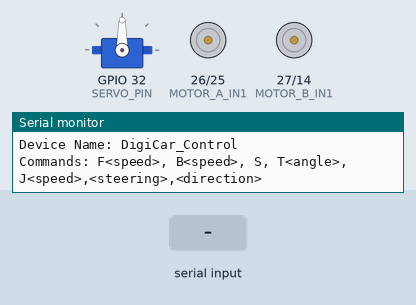
A sketch run on a simulated ESP32. On the bench: servo, motor-driver pin pairs drawn as motors (green arrow = first pin HIGH = forward, orange = second pin HIGH = backward, longer = more drive, scaled by the enable pin), the last lines printed to the serial monitor. Wiring (inferred from the names in the program): servo: signal GPIO 32. The test bench sets the inputs (shaded band). Nothing arrives over Bluetooth unless stated; servo pulses on a pin are drawn as a servo (544–2400 µs = 0–180°).

Above: at 1.2 s.
1.3 s: "F90\n" received over the second serial link
At 2.3 s:
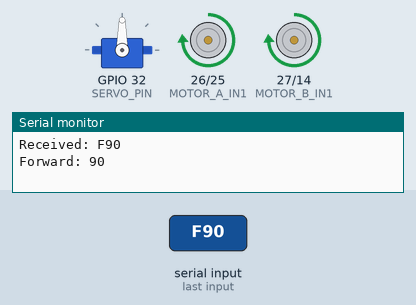
2.8 s: "B90\n" received over the second serial link
At 3.5 s:
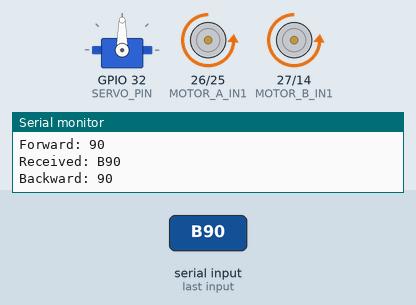
4.3 s: "s\n" received over the second serial link
At 4.7 s:
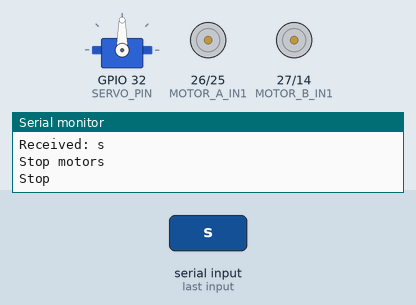
Timing chart, 0 to 7.3 s (numbered marks = the images above; inputs shaded):
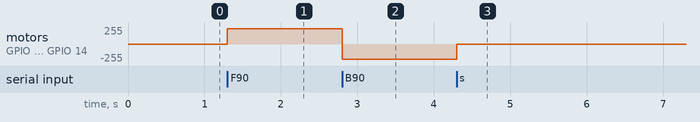

The sketch:

DigiCar_BT.ino
```cpp
#include "BluetoothSerial.h"

#if !defined(CONFIG_BT_ENABLED) || !defined(CONFIG_BLUEDROID_ENABLED)
#error Bluetooth is not enabled! Please run `make menuconfig` to and enable it
#endif

// デバッグ出力の制御
#define DEBUG_SERIAL 1  // 0: 無効化、1: 有効化

// モーター制御ピン（TB6612FNG）
#define MOTOR_A_IN1  26  // GPIO26
#define MOTOR_A_IN2  25  // GPIO25
#define MOTOR_A_PWM  33  // GPIO33
#define MOTOR_B_IN1  27  // GPIO27
#define MOTOR_B_IN2  14  // GPIO14
#define MOTOR_B_PWM  12  // GPIO12

// サーボモーター制御ピン（ステアリング）
#define SERVO_PIN    32  // GPIO32

// Bluetooth設定
BluetoothSerial SerialBT;
const char* deviceName = "DigiCar_Control";

void setup() {
  Serial.begin(115200);
  #if DEBUG_SERIAL
  Serial.println("=== DigiCar Steering Control (Simple) ===");
  #endif

  // CPU周波数を下げて発熱を軽減
  setCpuFrequencyMhz(80);
  #if DEBUG_SERIAL
  Serial.print("CPU Frequency: ");
  Serial.print(getCpuFrequencyMhz());
  Serial.println(" MHz");
  #endif

  // モーター制御ピンの設定
  pinMode(MOTOR_A_IN1, OUTPUT);
  pinMode(MOTOR_A_IN2, OUTPUT);
  pinMode(MOTOR_A_PWM, OUTPUT);
  pinMode(MOTOR_B_IN1, OUTPUT);
  pinMode(MOTOR_B_IN2, OUTPUT);
  pinMode(MOTOR_B_PWM, OUTPUT);

  // サーボピンの設定
  pinMode(SERVO_PIN, OUTPUT);

  // 初期状態：停止
  stopMotors();
  setServoAngle(90); // サーボを中央位置に
  #if DEBUG_SERIAL
  Serial.println("Motors and Steering initialized");
  #endif

  // Bluetooth起動
  SerialBT.begin(deviceName);
  #if DEBUG_SERIAL
  Serial.println("Bluetooth started");
  Serial.print("Device Name: ");
  Serial.println(deviceName);
  Serial.println("Commands: F<speed>, B<speed>, S, T<angle>, J<speed>,<steering>,<direction>");
  #endif
}

void loop() {
  // Bluetooth通信を処理
  if (SerialBT.available()) {
    String command = SerialBT.readStringUntil('\n');
    command.trim(); // 前後の空白文字（スペース、タブ、改行など）を削除

    #if DEBUG_SERIAL
    Serial.print("Received: ");
    Serial.println(command);
    #endif

    parseCommand(command); // コマンドを解析して実行
  }

  // サーボ制御を非同期で実行
  updateServoAsync();

  yield();
}

// サーボ角度設定関数（ステアリング）- 非ブロッキング方式
static int currentServoAngle = 90;

void setServoAngle(int angle) {
  // 角度を60～120度の範囲に制限
  if (angle < 60) angle = 60;
  if (angle > 120) angle = 120;
  currentServoAngle = angle;
}

// サーボ制御を非同期で実行（非ブロッキング方式）
// 20msごとにパルスを送信して、Bluetooth通信をブロックしない
void updateServoAsync() {
  static unsigned long lastPulse = 0;
  unsigned long now = millis();

  // 20msごとにパルスを送信（50Hz）
  if (now - lastPulse >= 20) {
    lastPulse = now;
    // 角度をパルス幅に変換（0度=500us, 180度=2500us）
    int pulseWidth = map(currentServoAngle, 0, 180, 500, 2500);
    digitalWrite(SERVO_PIN, HIGH);
    delayMicroseconds(pulseWidth);
    digitalWrite(SERVO_PIN, LOW);
  }
}

// Bluetoothコマンド解析関数
// コマンド形式: F<speed>, B<speed>, S, T<angle>, J<speed>,<steering>,<direction>
void parseCommand(String command) {
  if (command.length() == 0) return;

  char cmd = command.charAt(0);

  if (cmd == 'F' || cmd == 'f') {
    // 前進: F<speed> (例: F50 = 50%速度で前進)
    int speed = command.substring(1).toInt();
    if (speed > 0 && speed <= 100) {
      moveForwardWithSpeed(speed);
      #if DEBUG_SERIAL
      Serial.print("Forward: ");
      Serial.println(speed);
      #endif
    }
  } else if (cmd == 'B' || cmd == 'b') {
    // 後退: B<speed> (例: B50 = 50%速度で後退)
    int speed = command.substring(1).toInt();
    if (speed > 0 && speed <= 100) {
      moveBackwardWithSpeed(speed);
      #if DEBUG_SERIAL
      Serial.print("Backward: ");
      Serial.println(speed);
      #endif
    }
  } else if (cmd == 'S' || cmd == 's') {
    // 停止: S
    stopMotors();
    #if DEBUG_SERIAL
    Serial.println("Stop");
    #endif
  } else if (cmd == 'T' || cmd == 't') {
    // ステアリング: T<angle> (例: T90 = 中央, T60 = 左端, T120 = 右端)
    int angle = command.substring(1).toInt();
    if (angle >= 60 && angle <= 120) {
      setServoAngle(angle);
      #if DEBUG_SERIAL
      Serial.print("Steering: ");
      Serial.println(angle);
      #endif
    }
  } else if (cmd == 'J' || cmd == 'j') {
    // ジョイスティック: J<speed>,<steering>,<direction>
    // 例: J50,90,前進 = 速度50%, ステアリング90度, 前進方向
    int firstComma = command.indexOf(',');
    int secondComma = command.indexOf(',', firstComma + 1);

    if (firstComma > 0 && secondComma > firstComma) {
      int speed = command.substring(1, firstComma).toInt();
      int steering = command.substring(firstComma + 1, secondComma).toInt();
      String direction = command.substring(secondComma + 1);

      if (steering >= 60 && steering <= 120) {
        setServoAngle(steering);
      }

      if (speed > 5) {
        if (direction == "前進" || direction == "forward" || direction == "F") {
          moveForwardWithSpeed(speed);
        } else if (direction == "後進" || direction == "backward" || direction == "B") {
          moveBackwardWithSpeed(speed);
        } else {
          moveForwardWithSpeed(speed); // デフォルトは前進
        }
      } else {
        stopMotors();
      }

      #if DEBUG_SERIAL
      Serial.print("Joystick: speed=");
      Serial.print(speed);
      Serial.print(", steering=");
      Serial.print(steering);
      Serial.print(", direction=");
      Serial.println(direction);
      #endif
    }
  }

  SerialBT.println("OK");
}

// モーター制御関数（PWM速度制御）
void moveForwardWithSpeed(int speedPercent) {
  // 速度をPWM値に変換（0-100% → 0-255）
  int pwmValue = map(speedPercent, 0, 100, 0, 255);

  // Motor A: 前進
  digitalWrite(MOTOR_A_IN1, HIGH);
  digitalWrite(MOTOR_A_IN2, LOW);
  analogWrite(MOTOR_A_PWM, pwmValue);

  // Motor B: 前進
  digitalWrite(MOTOR_B_IN1, HIGH);
  digitalWrite(MOTOR_B_IN2, LOW);
  analogWrite(MOTOR_B_PWM, pwmValue);

  yield();
}

void moveBackwardWithSpeed(int speedPercent) {
  // 速度をPWM値に変換（0-100% → 0-255）
  int pwmValue = map(speedPercent, 0, 100, 0, 255);

  // Motor A: 後退
  digitalWrite(MOTOR_A_IN1, LOW);
  digitalWrite(MOTOR_A_IN2, HIGH);
  analogWrite(MOTOR_A_PWM, pwmValue);

  // Motor B: 後退
  digitalWrite(MOTOR_B_IN1, LOW);
  digitalWrite(MOTOR_B_IN2, HIGH);
  analogWrite(MOTOR_B_PWM, pwmValue);

  yield();
}

void stopMotors() {
  #if DEBUG_SERIAL
  Serial.println("Stop motors");
  #endif

  digitalWrite(MOTOR_A_IN1, LOW);
  digitalWrite(MOTOR_A_IN2, LOW);
  analogWrite(MOTOR_A_PWM, 0);

  digitalWrite(MOTOR_B_IN1, LOW);
  digitalWrite(MOTOR_B_IN2, LOW);
  analogWrite(MOTOR_B_PWM, 0);
}
```

Measured:
- after the input at 1.3 s, motor on GPIO 26 (MOTOR_A_IN1) / GPIO 25 (MOTOR_A_IN2), motor on GPIO 27 (MOTOR_B_IN1) / GPIO 14 (MOTOR_B_IN2): stopped → forward 229/255 at once
- after the input at 2.8 s, motor on GPIO 26 (MOTOR_A_IN1) / GPIO 25 (MOTOR_A_IN2), motor on GPIO 27 (MOTOR_B_IN1) / GPIO 14 (MOTOR_B_IN2): forward 229/255 → backward 229/255 at once
- after the input at 4.3 s, motor on GPIO 26 (MOTOR_A_IN1) / GPIO 25 (MOTOR_A_IN2), motor on GPIO 27 (MOTOR_B_IN1) / GPIO 14 (MOTOR_B_IN2): backward 229/255 → stopped at once
